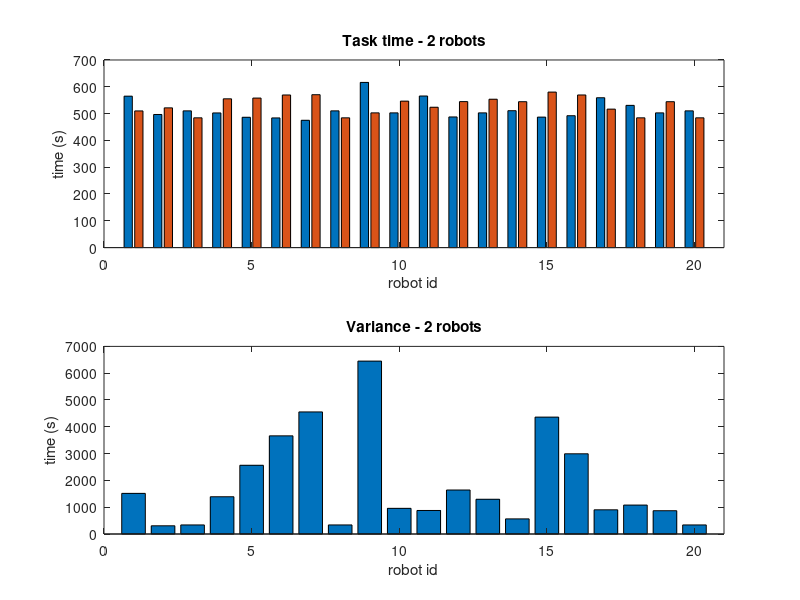
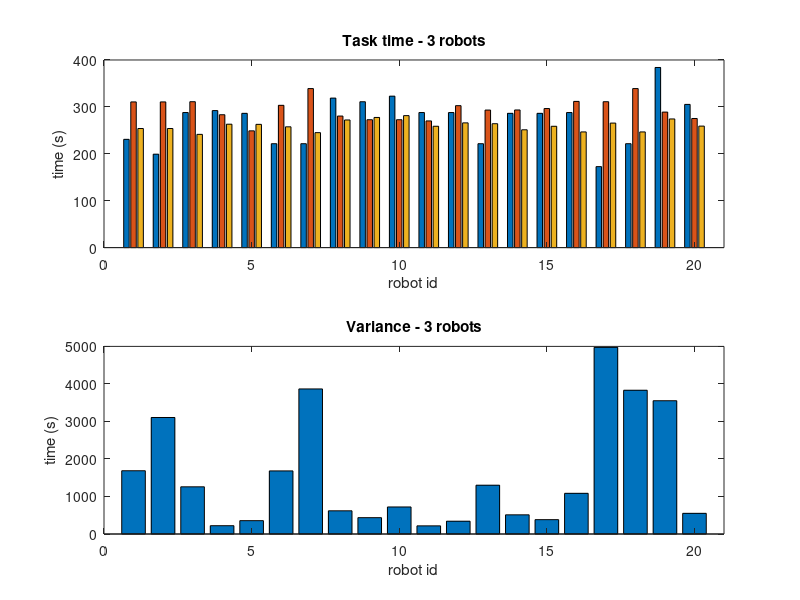
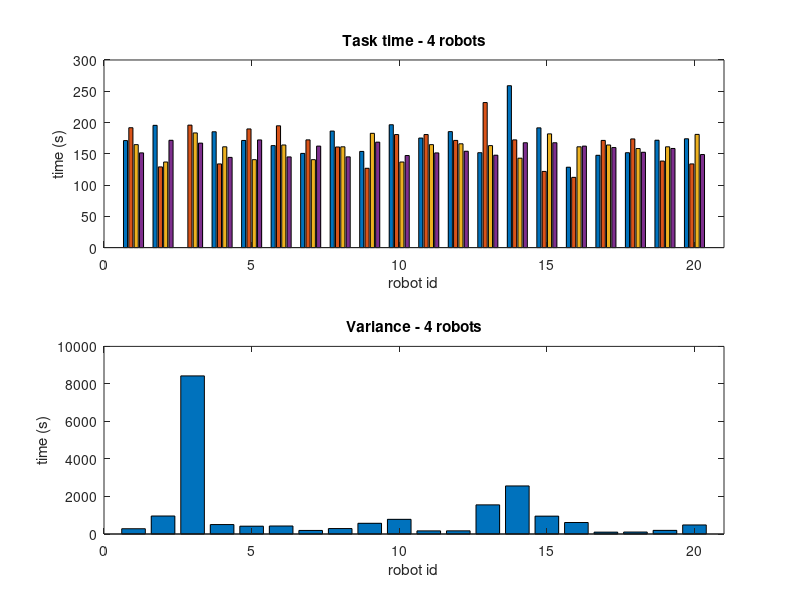
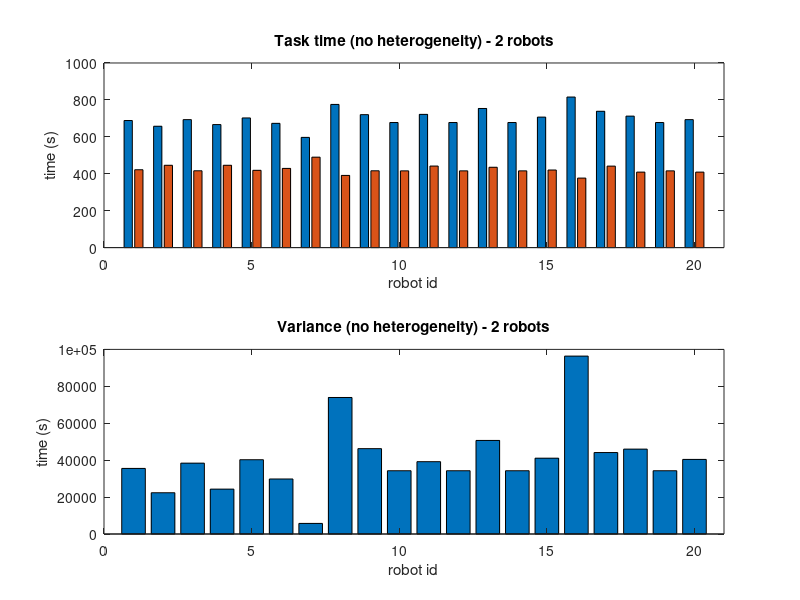

MATLAB code for these plots, in order:



clear all
% close all

M1 = dlmread('./exp_heterogeneity_A2_2_robs.txt');
M2 = dlmread('./exp_heterogeneity_A2_3_robs.txt');
M3 = dlmread('./exp_heterogeneity_A2_4_robs.txt');

% Each column of M1:
% loop_time, atri_time heur_time task_time_0 task_time_1 cpp_time total_time
% Each column of M2:
% loop_time, atri_time heur_time task_time_0 task_time_1 task_time_2 cpp_time total_time
% Each column of M3:
% loop_time, atri_time heur_time task_time_0 task_time_1 task_time_2 task_time_3 cpp_time total_time

% ---------- ---------- ---------- DATA ---------- ---------- ---------- %
% Vs = [1.0, 1.5, 2.5, 3.5]  # search speeds (rad/s) maximum is pi/2
% Vd = [0.5, 1.0, 1.5, 2.5]  # moving speeds (m/s)
% ---------- ---------- ---------- ---- ---------- ---------- ---------- %


M(:,:,1) = [M1(:,[4 5 1 2 3 6]), zeros(20,2)];
M(:,:,2) = [M2(:,[4 5 6 1 2 3 7]), zeros(20,1)];
M(:,:,3) = M3(:,[4 5 6 7 1 2 3 8]);


% Plot the results when the velocities are considered
for r = 2:1:4
    
    figure(r)
    
    subplot(2,1,1)
    x = M(:,1:r,r-1);
    bar(x)
    xlabel('robot id')
    ylabel('time (s)')
    title(sprintf('Task time - %d robots',r))
    xlim([0 21])
    
    subplot(2,1,2)
    bar(var(x'))
    xlabel('robot id')
    ylabel('time (s)')
    title(sprintf('Variance - %d robots',r))
%     ylim([0, 10000])
    xlim([0 21])
    
    drawnow
    
end



%Now disregarding heterogeneuty in the plan
M1x = dlmread('./exp_heterogeneity_A2_x2_robs.txt');
M2x = dlmread('./exp_heterogeneity_A2_x3_robs.txt');
M3x = dlmread('./exp_heterogeneity_A2_x4_robs.txt');

Mx(:,:,1) = [M1x(:,[4 5 1 2 3 6]), zeros(20,2)];
Mx(:,:,2) = [M2x(:,[4 5 6 1 2 3 7]), zeros(20,1)];
Mx(:,:,3) = M3x(:,[4 5 6 7 1 2 3 8]);

% Plot the results when the velocities are NOT considered
for r = 2:1:4
    
    figure(r+10)
    
    subplot(2,1,1)
    x = Mx(:,1:r,r-1);
    bar(x)
    xlabel('robot id')
    ylabel('time (s)')
    title(sprintf('Task time (no heterogeneity) - %d robots',r))
    xlim([0 21])
    
    subplot(2,1,2)
    bar(var(x'))
    xlabel('robot id')
    ylabel('time (s)')
    title(sprintf('Variance (no heterogeneity) - %d robots',r))
%     ylim([0, 10000])
    xlim([0 21])
    
    drawnow
end




